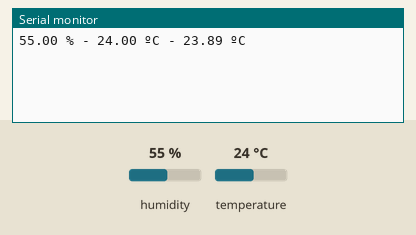
Simulated run of this sketch. Board: Arduino Uno, built with avr-gcc and run on an emulated ATmega328P. Parts: the last lines printed to the serial monitor. Inputs (shaded band) come from the test bench; at power-on: humidity 55 %, temperature 24 °C.

Above: at 6.2 s.
6.3 s: humidity set to 22 %
At 7.4 s:
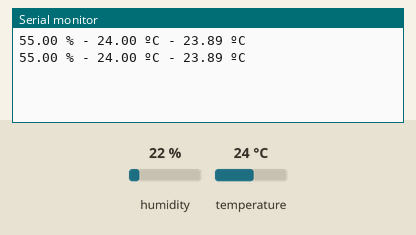
9.1 s: temperature set to 12 °C
At 9.9 s:
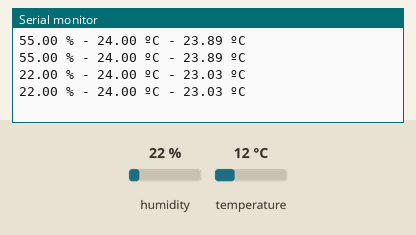
11.9 s: humidity set to 40 %
At 13.7 s:
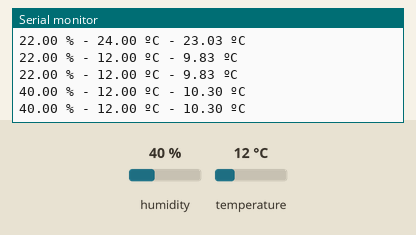
Timing chart, 0 to 15.2 s (numbered marks = the images above; inputs shaded):
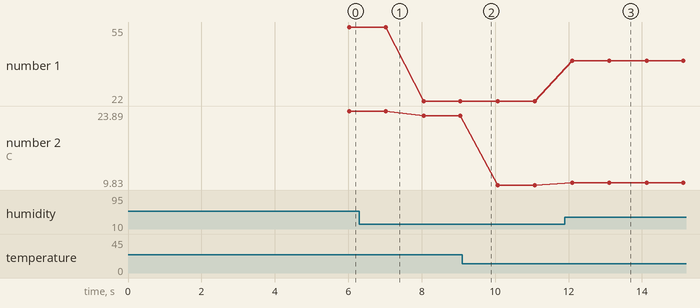

Measured:
- after the input at 11.9 s, the serial monitor: prints a new line after 0.20 s (image 3)
- plotted number 1: 55 → 22 after the input at 6.3 s, 22 → 40 after the input at 11.9 s
- plotted number 2: 23.89 → 23.03 after the input at 6.3 s, 23.03 → 9.83 after the input at 9.1 s, 9.83 → 10.3 after the input at 11.9 s

The sketch:

ex01.ino
```cpp
#include "DHT.h"
#define DHTTYPE DHT11
DHT dht(21, DHTTYPE);
void setup() {
  // put your setup code here, to run once:
  delay(5000);
  Serial.begin(9600);
  dht.begin();
}
void loop() {
  // put your main code here, to run repeatedly:
  delay(1000);
  float h = dht.readHumidity();
  float t = dht.readTemperature();
  Serial.print(h);
  Serial.print(" % - ");
  Serial.print(t);
  Serial.print(" ºC - ");
  Serial.print(dht.computeHeatIndex(t, h, false));
  Serial.println(" ºC");
}
```
